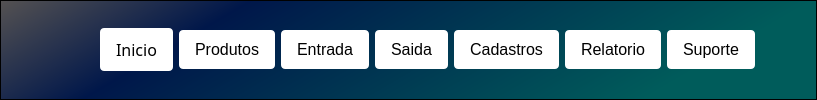
    <widget class="QFrame" name="frame_3">
     <property name="styleSheet">
      <string notr="true">background-color: qlineargradient(spread:pad, x1:0, y1:0, x2:1, y2:0.209955, stop:0 rgba(85, 82, 82, 255), stop:0.295455 rgba(0, 23, 74, 255), stop:0.954545 rgba(0, 92, 91, 255));
</string>
     </property>
     <property name="frameShape">
      <enum>QFrame::StyledPanel</enum>
     </property>
     <property name="frameShadow">
      <enum>QFrame::Raised</enum>
     </property>
     <layout class="QGridLayout" name="gridLayout_16">
      <item row="0" column="0">
       <widget class="QLabel" name="label">
        <property name="styleSheet">
         <string notr="true">image: url(:/icons/logo.png);
background-color: rgba(240, 240, 240, 0); /* Cor de fundo transparente */
background-clip: padding-box; /* Define a área onde o fundo é desenhado */
background-origin: padding-box; /* Define a origem do fundo */
background-position: center center; /* Posição da imagem no elemento */
background-repeat: no-repeat; /* Não repetir a imagem de fundo */
background-size: contain; /* Tamanho da imagem de fundo */

color: rgba(0, 0, 0, 0); /* Cor do texto transparente */

/* Gradiente linear para um efeito de sobreposição */
background: qlineargradient(spread:pad, x1:0, y1:0, x2:1, y2:0.102, stop:0.278409 rgba(0, 0, 0, 0), stop:1 rgba(0, 0, 0, 0));
</string>
        </property>
        <property name="text">
         <string>TextLabepppl</string>
        </property>
       </widget>
      </item>
      <item row="0" column="1">
       <widget class="QFrame" name="frame_37">
        <property name="styleSheet">
         <string notr="true">
background-color: rgba(255, 255, 255, 0);</string>
        </property>
        <property name="frameShape">
         <enum>QFrame::StyledPanel</enum>
        </property>
        <property name="frameShadow">
         <enum>QFrame::Raised</enum>
        </property>
        <layout class="QGridLayout" name="gridLayout_28">
         <item row="0" column="2">
          <widget class="QPushButton" name="entreda_2">
           <property name="styleSheet">
            <string notr="true">QPushButton {
    background-color: white; /* Cor de fundo */
    border: none; /* Sem borda */
    color: black; /* Cor do texto */
    padding: 10px 16px; /* Espaçamento interno */
    text-align: center; /* Alinhamento do texto */
    text-decoration: none; /* Sem sublinhado */
    display: inline-block;
    font-size: 16px; /* Tamanho da fonte */
    border-radius: 4px; /* Borda arredondada */
	font: 63 8pt &quot;Bahnschrift SemiBold&quot;;
}

QPushButton:hover {
    background-color: #bababa; /* Cor de fundo ao passar o mouse */
	text-decoration: underline;
}

QPushButton:pressed {
    background-color: #00b3b3; /* Cor de fundo quando pressionado */
	background-color: rgb(0, 179, 179);
}
</string>
           </property>
           <property name="text">
            <string>Entrada</string>
           </property>
          </widget>
         </item>
         <item row="0" column="0">
          <widget class="QPushButton" name="Inicio">
           <property name="font">
            <font>
             <family>Bahnschrift SemiBold</family>
             <pointsize>8</pointsize>
             <weight>7</weight>
             <italic>false</italic>
             <bold>false</bold>
             <underline>false</underline>
             <strikeout>false</strikeout>
            </font>
           </property>
           <property name="mouseTracking">
            <bool>false</bool>
           </property>
           <property name="styleSheet">
            <string notr="true">QPushButton {
    background-color: white; /* Cor de fundo */
    border: none; /* Sem borda */
    color: black; /* Cor do texto */
    padding: 10px 16px; /* Espaçamento interno */
    text-align: center; /* Alinhamento do texto */
    text-decoration: none; /* Sem sublinhado */
    display: inline-block;
    font-size: 16px; /* Tamanho da fonte */
    border-radius: 4px; /* Borda arredondada */
	font: 63 8pt &quot;Bahnschrift SemiBold&quot;;

}

QPushButton:hover {
    background-color: #bababa; /* Cor de fundo ao passar o mouse */
    text-decoration: underline;
}

QPushButton:pressed {
    background-color: #00b3b3; /* Cor de fundo quando pressionado */
	background-color: rgb(0, 179, 179);
}
</string>
           </property>
           <property name="text">
            <string>Inicio</string>
           </property>
          </widget>
         </item>
         <item row="0" column="3">
          <widget class="QPushButton" name="saida_2">
           <property name="styleSheet">
            <string notr="true">QPushButton {
    background-color: white; /* Cor de fundo */
    border: none; /* Sem borda */
    color: black; /* Cor do texto */
    padding: 10px 16px; /* Espaçamento interno */
    text-align: center; /* Alinhamento do texto */
    text-decoration: none; /* Sem sublinhado */
    display: inline-block;
    font-size: 16px; /* Tamanho da fonte */
    border-radius: 4px; /* Borda arredondada */
	font: 63 8pt &quot;Bahnschrift SemiBold&quot;;
}

QPushButton:hover {
    background-color: #bababa; /* Cor de fundo ao passar o mouse */
	text-decoration: underline;
}

QPushButton:pressed {
    background-color: #00b3b3; /* Cor de fundo quando pressionado */
	background-color: rgb(0, 179, 179);
}
</string>
           </property>
           <property name="text">
            <string>Saida</string>
           </property>
          </widget>
         </item>
         <item row="0" column="5">
          <widget class="QPushButton" name="relatorio">
           <property name="styleSheet">
            <string notr="true">QPushButton {
    background-color: white; /* Cor de fundo */
    border: none; /* Sem borda */
    color: black; /* Cor do texto */
    padding: 10px 16px; /* Espaçamento interno */
    text-align: center; /* Alinhamento do texto */
    text-decoration: none; /* Sem sublinhado */
    display: inline-block;
    font-size: 16px; /* Tamanho da fonte */
    border-radius: 4px; /* Borda arredondada */
	font: 63 8pt &quot;Bahnschrift SemiBold&quot;;
}

QPushButton:hover {
    background-color: #bababa; /* Cor de fundo ao passar o mouse */
	text-decoration: underline;
}

QPushButton:pressed {
    background-color: #00b3b3; /* Cor de fundo quando pressionado */
	background-color: rgb(0, 179, 179);
}
</string>
           </property>
           <property name="text">
            <string>Relatorio</string>
           </property>
          </widget>
         </item>
         <item row="0" column="1">
          <widget class="QPushButton" name="produtos">
           <property name="styleSheet">
            <string notr="true">QPushButton {
    background-color: white; /* Cor de fundo */
    border: none; /* Sem borda */
    color: black; /* Cor do texto */
    padding: 10px 16px; /* Espaçamento interno */
    text-align: center; /* Alinhamento do texto */
    text-decoration: none; /* Sem sublinhado */
    display: inline-block;
    font-size: 16px; /* Tamanho da fonte */
    border-radius: 4px; /* Borda arredondada */
	font: 63 8pt &quot;Bahnschrift SemiBold&quot;;
}

QPushButton:hover {
    background-color: #bababa; /* Cor de fundo ao passar o mouse */
	text-decoration: underline;	
}

QPushButton:pressed {
    background-color: #00b3b3; /* Cor de fundo quando pressionado */
	background-color: rgb(0, 179, 179);
}
</string>
           </property>
           <property name="text">
            <string>Produtos</string>
           </property>
          </widget>
         </item>
         <item row="0" column="4">
          <widget class="QPushButton" name="cadastro_2">
           <property name="styleSheet">
            <string notr="true">QPushButton {
    background-color: white; /* Cor de fundo */
    border: none; /* Sem borda */
    color: black; /* Cor do texto */
    padding: 10px 16px; /* Espaçamento interno */
    text-align: center; /* Alinhamento do texto */
    text-decoration: none; /* Sem sublinhado */
    display: inline-block;
    font-size: 16px; /* Tamanho da fonte */
    border-radius: 4px; /* Borda arredondada */
	font: 63 8pt &quot;Bahnschrift SemiBold&quot;;
}

QPushButton:hover {
    background-color: #bababa; /* Cor de fundo ao passar o mouse */
	text-decoration: underline;
}

QPushButton:pressed {
    background-color: #00b3b3; /* Cor de fundo quando pressionado */
	background-color: rgb(0, 179, 179);
}
</string>
           </property>
           <property name="text">
            <string>Cadastros</string>
           </property>
          </widget>
         </item>
         <item row="0" column="6">
          <widget class="QPushButton" name="suporte_2">
           <property name="styleSheet">
            <string notr="true">QPushButton {
    background-color: white; /* Cor de fundo */
    border: none; /* Sem borda */
    color: black; /* Cor do texto */
    padding: 10px 16px; /* Espaçamento interno */
    text-align: center; /* Alinhamento do texto */
    text-decoration: none; /* Sem sublinhado */
    display: inline-block;
    font-size: 16px; /* Tamanho da fonte */
    border-radius: 4px; /* Borda arredondada */
	font: 63 8pt &quot;Bahnschrift SemiBold&quot;;
}

QPushButton:hover {
    background-color: #bababa; /* Cor de fundo ao passar o mouse */
}

QPushButton:pressed {
    background-color: #00b3b3; /* Cor de fundo quando pressionado */
	background-color: rgb(0, 179, 179);
}
</string>
           </property>
           <property name="text">
            <string>Suporte</string>
           </property>
          </widget>
         </item>
        </layout>
       </widget>
      </item>
      <item row="0" column="2">
       <spacer name="horizontalSpacer_9">
        <property name="orientation">
         <enum>Qt::Horizontal</enum>
        </property>
        <property name="sizeHint" stdset="0">
         <size>
          <width>40</width>
          <height>20</height>
         </size>
        </property>
       </spacer>
      </item>
     </layout>
    </widget>
